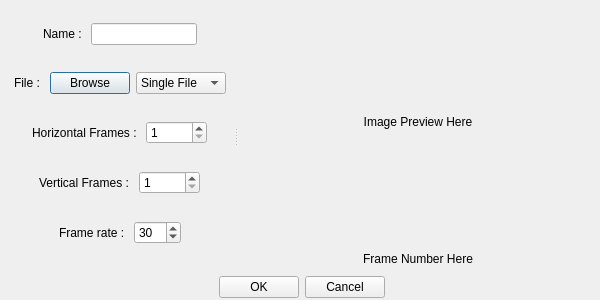
<?xml version="1.0" encoding="UTF-8"?>
<ui version="4.0">
 <class>AnimationDialog</class>
 <widget class="QDialog" name="AnimationDialog">
  <property name="geometry">
   <rect>
    <x>0</x>
    <y>0</y>
    <width>600</width>
    <height>300</height>
   </rect>
  </property>
  <property name="sizePolicy">
   <sizepolicy hsizetype="Fixed" vsizetype="Fixed">
    <horstretch>0</horstretch>
    <verstretch>0</verstretch>
   </sizepolicy>
  </property>
  <property name="windowTitle">
   <string>Dialog</string>
  </property>
  <property name="sizeGripEnabled">
   <bool>false</bool>
  </property>
  <layout class="QVBoxLayout" name="verticalLayout_3" stretch="10,0">
   <property name="leftMargin">
    <number>6</number>
   </property>
   <property name="topMargin">
    <number>2</number>
   </property>
   <property name="rightMargin">
    <number>2</number>
   </property>
   <property name="bottomMargin">
    <number>2</number>
   </property>
   <item>
    <widget class="QSplitter" name="splitter">
     <property name="orientation">
      <enum>Qt::Horizontal</enum>
     </property>
     <widget class="QWidget" name="layoutWidget">
      <layout class="QVBoxLayout" name="verticalLayout_2">
       <item>
        <layout class="QHBoxLayout" name="horizontalLayout_2">
         <item>
          <spacer name="horizontalSpacer_11">
           <property name="orientation">
            <enum>Qt::Horizontal</enum>
           </property>
           <property name="sizeHint" stdset="0">
            <size>
             <width>40</width>
             <height>20</height>
            </size>
           </property>
          </spacer>
         </item>
         <item>
          <widget class="QLabel" name="label">
           <property name="text">
            <string>Name : </string>
           </property>
          </widget>
         </item>
         <item>
          <widget class="QLineEdit" name="nameLineEdit"/>
         </item>
         <item>
          <spacer name="horizontalSpacer_9">
           <property name="orientation">
            <enum>Qt::Horizontal</enum>
           </property>
           <property name="sizeHint" stdset="0">
            <size>
             <width>40</width>
             <height>20</height>
            </size>
           </property>
          </spacer>
         </item>
        </layout>
       </item>
       <item>
        <layout class="QHBoxLayout" name="horizontalLayout_3">
         <item>
          <spacer name="horizontalSpacer_12">
           <property name="orientation">
            <enum>Qt::Horizontal</enum>
           </property>
           <property name="sizeHint" stdset="0">
            <size>
             <width>40</width>
             <height>20</height>
            </size>
           </property>
          </spacer>
         </item>
         <item>
          <widget class="QLabel" name="label_2">
           <property name="text">
            <string>File : </string>
           </property>
          </widget>
         </item>
         <item>
          <widget class="QPushButton" name="browseButton">
           <property name="text">
            <string>Browse</string>
           </property>
          </widget>
         </item>
         <item>
          <widget class="QComboBox" name="typeComboBox">
           <property name="minimumSize">
            <size>
             <width>90</width>
             <height>0</height>
            </size>
           </property>
           <property name="sizeAdjustPolicy">
            <enum>QComboBox::AdjustToContents</enum>
           </property>
           <item>
            <property name="text">
             <string>Single File</string>
            </property>
           </item>
           <item>
            <property name="text">
             <string>Multiple Files</string>
            </property>
           </item>
          </widget>
         </item>
         <item>
          <spacer name="horizontalSpacer_8">
           <property name="orientation">
            <enum>Qt::Horizontal</enum>
           </property>
           <property name="sizeHint" stdset="0">
            <size>
             <width>40</width>
             <height>20</height>
            </size>
           </property>
          </spacer>
         </item>
        </layout>
       </item>
       <item>
        <layout class="QHBoxLayout" name="horizontalLayout_5">
         <item>
          <spacer name="horizontalSpacer_7">
           <property name="orientation">
            <enum>Qt::Horizontal</enum>
           </property>
           <property name="sizeHint" stdset="0">
            <size>
             <width>40</width>
             <height>20</height>
            </size>
           </property>
          </spacer>
         </item>
         <item>
          <widget class="QLabel" name="label_3">
           <property name="text">
            <string>Horizontal Frames : </string>
           </property>
          </widget>
         </item>
         <item>
          <widget class="QSpinBox" name="hFramesSpinBox">
           <property name="minimum">
            <number>1</number>
           </property>
           <property name="maximum">
            <number>32000</number>
           </property>
          </widget>
         </item>
         <item>
          <spacer name="horizontalSpacer_6">
           <property name="orientation">
            <enum>Qt::Horizontal</enum>
           </property>
           <property name="sizeHint" stdset="0">
            <size>
             <width>40</width>
             <height>20</height>
            </size>
           </property>
          </spacer>
         </item>
        </layout>
       </item>
       <item>
        <layout class="QHBoxLayout" name="horizontalLayout_6">
         <item>
          <spacer name="horizontalSpacer_13">
           <property name="orientation">
            <enum>Qt::Horizontal</enum>
           </property>
           <property name="sizeHint" stdset="0">
            <size>
             <width>40</width>
             <height>20</height>
            </size>
           </property>
          </spacer>
         </item>
         <item>
          <widget class="QLabel" name="label_4">
           <property name="text">
            <string>Vertical Frames : </string>
           </property>
          </widget>
         </item>
         <item>
          <widget class="QSpinBox" name="vFramesSpinBox">
           <property name="minimum">
            <number>1</number>
           </property>
           <property name="maximum">
            <number>32000</number>
           </property>
          </widget>
         </item>
         <item>
          <spacer name="horizontalSpacer_5">
           <property name="orientation">
            <enum>Qt::Horizontal</enum>
           </property>
           <property name="sizeHint" stdset="0">
            <size>
             <width>40</width>
             <height>20</height>
            </size>
           </property>
          </spacer>
         </item>
        </layout>
       </item>
       <item>
        <layout class="QHBoxLayout" name="horizontalLayout_7">
         <item>
          <spacer name="horizontalSpacer_14">
           <property name="orientation">
            <enum>Qt::Horizontal</enum>
           </property>
           <property name="sizeHint" stdset="0">
            <size>
             <width>40</width>
             <height>20</height>
            </size>
           </property>
          </spacer>
         </item>
         <item>
          <widget class="QLabel" name="label_5">
           <property name="text">
            <string>Frame rate : </string>
           </property>
          </widget>
         </item>
         <item>
          <widget class="QSpinBox" name="fpsSpinBox">
           <property name="minimum">
            <number>1</number>
           </property>
           <property name="maximum">
            <number>512</number>
           </property>
           <property name="value">
            <number>30</number>
           </property>
          </widget>
         </item>
         <item>
          <spacer name="horizontalSpacer_4">
           <property name="orientation">
            <enum>Qt::Horizontal</enum>
           </property>
           <property name="sizeHint" stdset="0">
            <size>
             <width>40</width>
             <height>20</height>
            </size>
           </property>
          </spacer>
         </item>
        </layout>
       </item>
      </layout>
     </widget>
     <widget class="QWidget" name="layoutWidget">
      <layout class="QVBoxLayout" name="verticalLayout" stretch="10,0">
       <item>
        <widget class="QLabel" name="imgLabel">
         <property name="sizePolicy">
          <sizepolicy hsizetype="Fixed" vsizetype="Fixed">
           <horstretch>0</horstretch>
           <verstretch>0</verstretch>
          </sizepolicy>
         </property>
         <property name="minimumSize">
          <size>
           <width>360</width>
           <height>240</height>
          </size>
         </property>
         <property name="maximumSize">
          <size>
           <width>360</width>
           <height>240</height>
          </size>
         </property>
         <property name="text">
          <string>Image Preview Here</string>
         </property>
         <property name="alignment">
          <set>Qt::AlignCenter</set>
         </property>
        </widget>
       </item>
       <item>
        <widget class="QLabel" name="currentFrameLabel">
         <property name="text">
          <string>Frame Number Here</string>
         </property>
         <property name="alignment">
          <set>Qt::AlignCenter</set>
         </property>
        </widget>
       </item>
      </layout>
     </widget>
    </widget>
   </item>
   <item>
    <layout class="QHBoxLayout" name="horizontalLayout">
     <item>
      <spacer name="horizontalSpacer_2">
       <property name="orientation">
        <enum>Qt::Horizontal</enum>
       </property>
       <property name="sizeHint" stdset="0">
        <size>
         <width>40</width>
         <height>20</height>
        </size>
       </property>
      </spacer>
     </item>
     <item>
      <widget class="QPushButton" name="OkBtn">
       <property name="text">
        <string>OK</string>
       </property>
      </widget>
     </item>
     <item>
      <widget class="QPushButton" name="cancelBtn">
       <property name="text">
        <string>Cancel</string>
       </property>
      </widget>
     </item>
     <item>
      <spacer name="horizontalSpacer_3">
       <property name="orientation">
        <enum>Qt::Horizontal</enum>
       </property>
       <property name="sizeHint" stdset="0">
        <size>
         <width>40</width>
         <height>20</height>
        </size>
       </property>
      </spacer>
     </item>
    </layout>
   </item>
  </layout>
 </widget>
 <resources/>
 <connections>
  <connection>
   <sender>cancelBtn</sender>
   <signal>clicked()</signal>
   <receiver>AnimationDialog</receiver>
   <slot>reject()</slot>
   <hints>
    <hint type="sourcelabel">
     <x>350</x>
     <y>291</y>
    </hint>
    <hint type="destinationlabel">
     <x>427</x>
     <y>301</y>
    </hint>
   </hints>
  </connection>
 </connections>
</ui>
